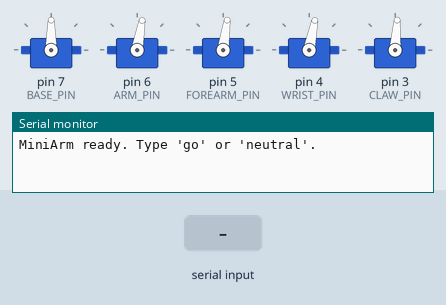
A sketch run on a simulated Arduino Uno, built with avr-gcc and run on an emulated ATmega328P. Parts: 5 × servo, the last lines printed to the serial monitor. The test bench sets the inputs (shaded band).

Above: at 2.1 s.
2.2 s: "go\n" received over Serial
At 5.1 s:
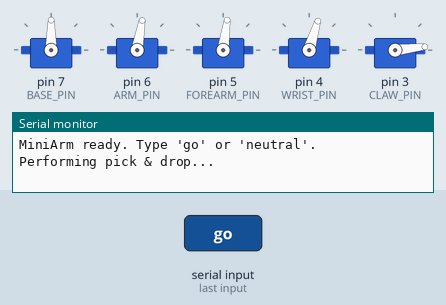
At 9.2 s:
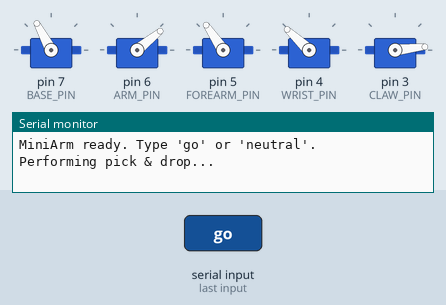
Timing chart, 0 to 22.0 s (numbered marks = the images above; inputs shaded):
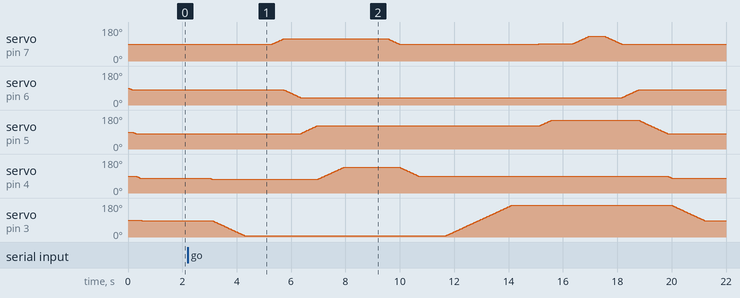

The sketch:

sketch_nov4b.ino
```cpp
#include <Servo.h>

// ------------------- Servo Pins (PWM pins only) -------------------
#define BASE_PIN     7  // S1
#define ARM_PIN      6  // S2
#define FOREARM_PIN  5  // S3
#define WRIST_PIN    4  // S4
#define CLAW_PIN     3  // S5

// ------------------- Servo Objects -------------------
Servo baseServo, armServo, forearmServo, wristServo, clawServo;

// ------------------- Helper: smooth movement -------------------
void moveServoSmooth(Servo &servo, int target, bool reversed=false, int stepDelay=15) {
  int start = servo.read();  // current position
  if (reversed) target = 180 - target;

  int step = (target > start) ? 1 : -1;
  for (int pos = start; pos != target; pos += step) {
    servo.write(pos);
    delay(stepDelay);
  }
  servo.write(target);
}

// ------------------- Move all joints smoothly -------------------
void moveArm(int base, int arm, int forearm, int wrist, int claw, int delayAfter=500) {
  moveServoSmooth(baseServo, base, true);
  moveServoSmooth(armServo, arm);
  moveServoSmooth(forearmServo, forearm);
  moveServoSmooth(wristServo, wrist);
  moveServoSmooth(clawServo, claw, true);

  delay(delayAfter);
}

// ------------------- Setup -------------------
void setup() {
  Serial.begin(9600);
  Serial.println("MiniArm ready. Type 'go' or 'neutral'.");

  // Attach servos
  baseServo.attach(BASE_PIN);
  armServo.attach(ARM_PIN);
  forearmServo.attach(FOREARM_PIN);
  wristServo.attach(WRIST_PIN);
  clawServo.attach(CLAW_PIN);

  // Move to neutral position
  moveArm(90, 80, 82, 79, 94);
}

// ------------------- Main Loop -------------------
void loop() {
  if (Serial.available()) {
    String cmd = Serial.readStringUntil('\n');
    cmd.trim();

    if (cmd == "go") {
      Serial.println("Performing pick & drop...");

      // Neutral
      moveArm(90, 80, 82, 79, 94, 800);

      // Move to right side
      moveArm(90, 80, 82, 73, 174, 1000);

      // Lower arm
      moveArm(62, 39, 124, 137, 174, 1000);

      // Close claw (grab)
      moveArm(62, 39, 124, 137, 174, 600);

      // Lift
      moveArm(90, 39, 124, 90, 174, 1000);

      // Move to left
      moveArm(90, 39, 124, 90, 13, 1000);

      // Lower arm
      moveArm(88, 38, 152, 90, 13, 800);

      // Open claw (drop)
      moveArm(50, 38, 152, 90, 13, 600);

      // Return to neutral
      moveArm(90, 80, 82, 79, 94, 1000);

      Serial.println("Done! Waiting for next command.");
    }
    else if (cmd == "neutral") {
      moveArm(90, 80, 82, 79, 94);
      Serial.println("Moved to neutral.");
    }
    else {
      Serial.println("Commands: go | neutral");
    }
  }
}
```

Measured:
- after the input at 2.2 s, servo on pin 5 (FOREARM_PIN): rises from 82° to 152° in 9.2 s, then falls to 82° in 4.3 s
